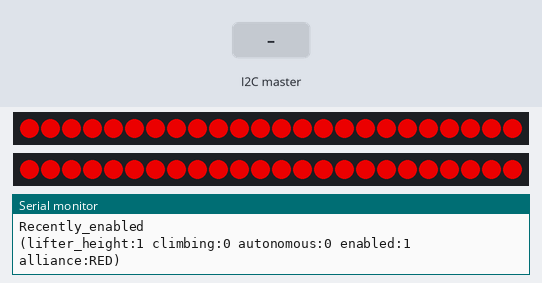
Simulated run of this sketch. Board: Arduino Uno, built with avr-gcc and run on an emulated ATmega328P. Parts: 2 × 24 RGB LEDs in strip order, left to right, the last lines printed to the serial monitor. The test bench sets the inputs (shaded band). Dim RGB values are drawn brighter than linear.

Above: at 1.06 s.
1.3 s: the I2C master sends the byte 1
At 2.78 s:
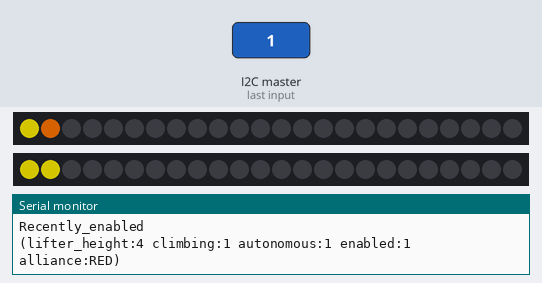
At 3.33 s:
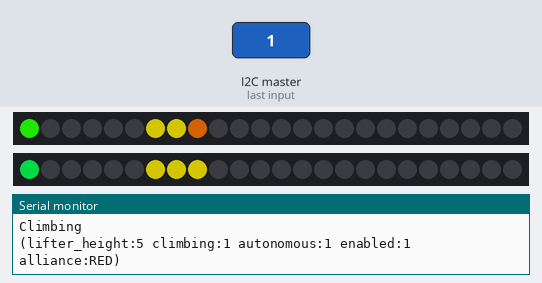
6.3 s: the I2C master sends the byte 2
10.0 s: the I2C master sends the byte 0
At 10.6 s:
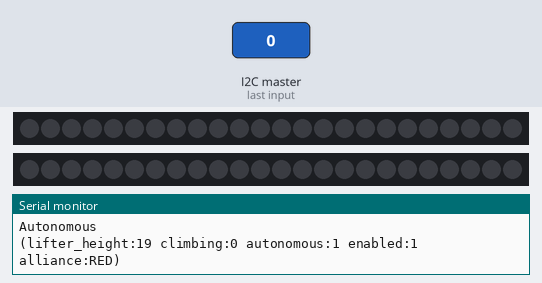

Measured:
- after the input at 1.3 s, the LEDs: first differ from a run without the input after 1.4 s (image 1 shows a later state)
- after the input at 10.0 s, the LEDs: change at once (image 3)

The sketch:

frc2018_robot_blinky_lights.ino
```cpp
#include <Wire.h>
#include <Gong.h>
/*
 * Arduino I2C pins
 *
 * A4 - SDA (Black)
 * A5 - SCL (Brown)
 */

Robot_info robot_info;
Controller controller;
const byte ROBORIO_ID = 8;

Countdown_timer lifter_timer = {500};//to test

unsigned h = 0;//to test

void setup(){
	randomSeed(millis());
	Wire.begin(ROBORIO_ID);
	Wire.onReceive(receive_event);
	Serial.begin(9600);
	Serial.println("Set up complete.");
}

void loop() {
	//robot_info.climbing = true;
	robot_info.alliance = Robot_info::Alliance::RED;
	{//to test
		robot_info.lifter_height = h;
		if(lifter_timer.done()){
			robot_info.enabled = true;
			//robot_info.autonomous = true;
			lifter_timer.set(500);
			h++;
		}
		if(h > 30){
			h = 0;
		}
	}

	//robot_info.drive_left += 0.01;
	//if(robot_info.drive_left < -1 || robot_info.drive_left > 1){
	//	robot_info.drive_left = 0;
	//}

	robot_info.println();
	controller.set_leds(robot_info);
}

void receive_event(int number_received){
	int received[number_received];
	int i = 0;
	while (0 < Wire.available()){ // loop through all
		int x = Wire.read();
		received[i] = x;
		i++;
	}
	robot_info.update(
		received[0],
		received[1],
		received[2],
		received[3],
		received[4],
		received[5],
		received[6],
		received[7]
	);
}
```
